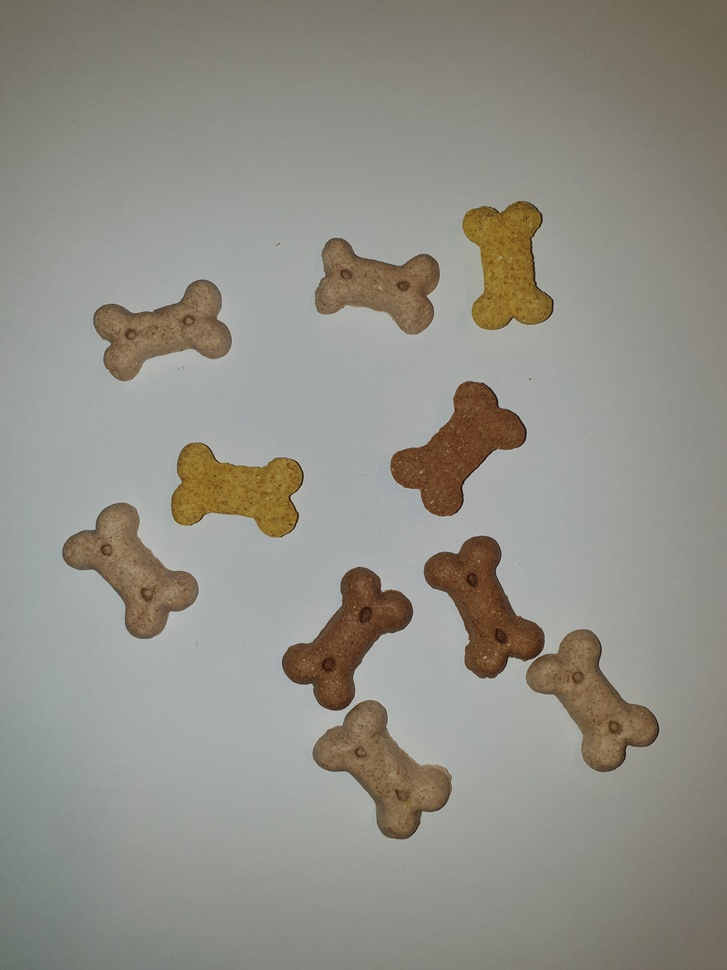
%> input picture POC sem7/lab4/Obrazy do segmentacji/20191121_071958.jpg, 727 x 970 px, shrunk from 3024 x 4032 before the run
$ octave --eval "result = wspBlair(imread('Obrazy do segmentacji/20191121_071958.jpg'));"   (GNU Octave 9; MATLAB toolbox functions it lacks are replaced by stand-ins)
%> lines starting %> are read from the running program, lines starting %| are printed output that depends on the picture; in (x1, y1, x2, y2) boxes, pixels count from 0 and x2, y2 are one past the last pixel; in counts of white or black regions, pixels touching at a corner belong together; the program's own positions count from 1
function [BB] = wspBlair(img)

% Współczynnik Blaira-Blissa

img = imbinarize(img);
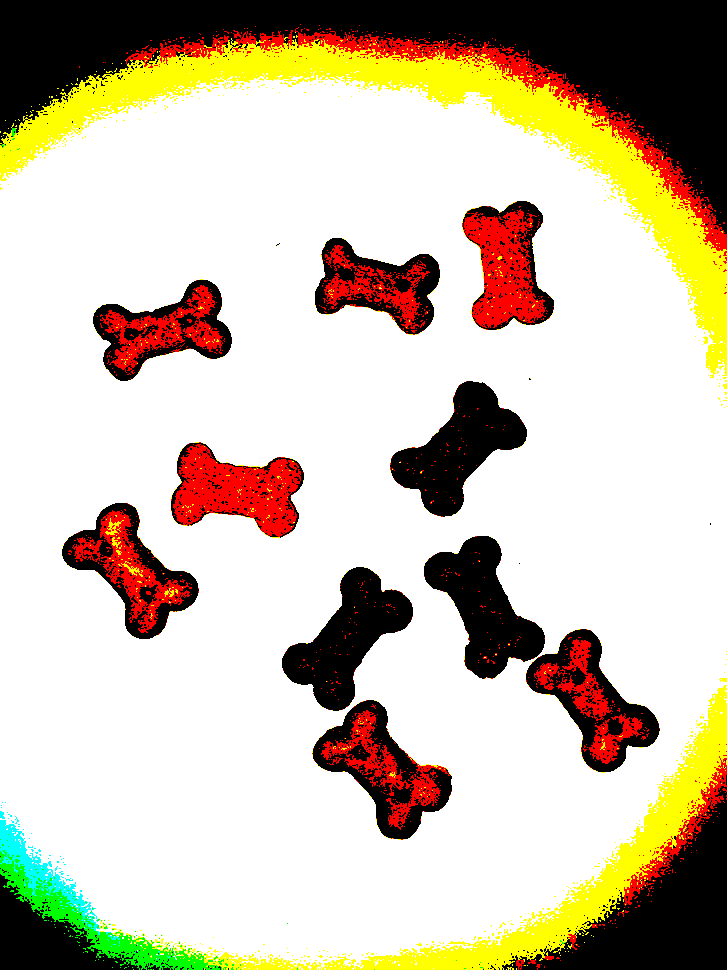
%> img: size 970x727x3 logical; mean R, G, B 0.801, 0.756, 0.678

dane = regionprops(img,'Area','Centroid', 'PixelList');
%> dane = 757 regions; largest, Area and Centroid: 1562224 [348.3 511.3 2], 3734 [135.4 569.8 1.1], 3337 [165.1 331.3 1], 2304 [374.2 288.6 1], 1466 [585.3 683.4 1]

S = dane.Area;
%> S = 4
centroid = dane.Centroid;
%> centroid = [1 132.5 1.5]
pixelList = dane.PixelList;
%> pixelList = [1 132 1; 1 133 1; 1 132 2; 1 133 2]
ri = sqrt((pixelList(:,1) - centroid(1)).^2 + (pixelList(:,2) - centroid(2)).^2);
%> ri = [0.5; 0.5; 0.5; 0.5]
ri2 = ri.^2;
%> ri2 = [0.25; 0.25; 0.25; 0.25]
Eri2 = sum(ri2);
%> Eri2 = 1
 BB = S / sqrt(2*pi*Eri2);
%> BB = 1.6


end

$ run again, on POC sem7/lab4/Obrazy do segmentacji/20191121_072014.jpg
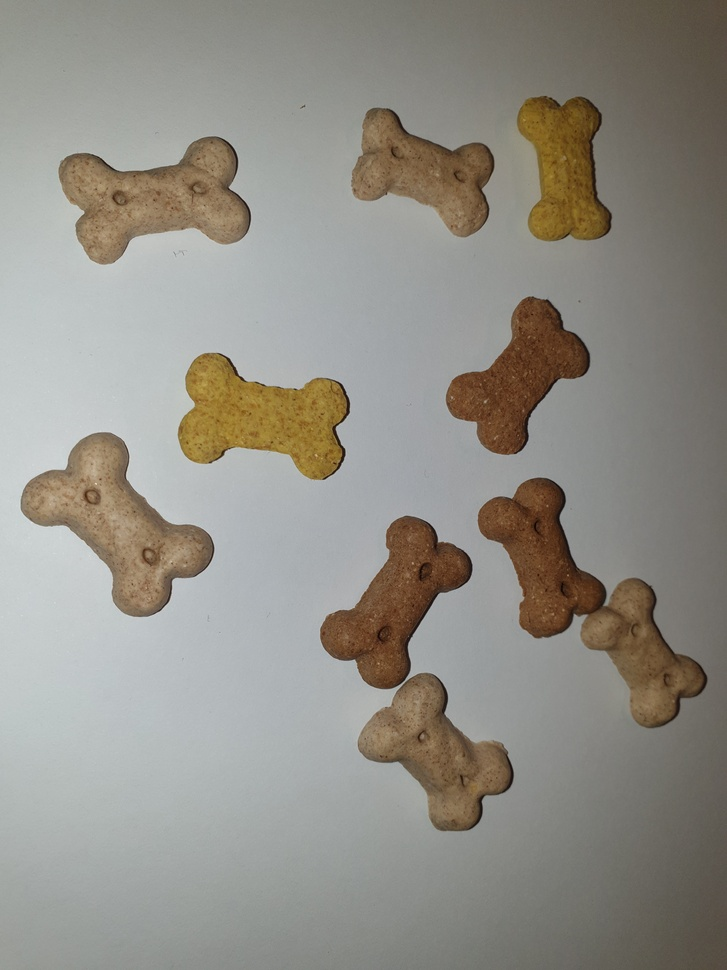
%> input picture POC sem7/lab4/Obrazy do segmentacji/20191121_072014.jpg, 727 x 970 px, shrunk from 3024 x 4032 before the run
%> in wspBlair, `img = imbinarize(img);`:
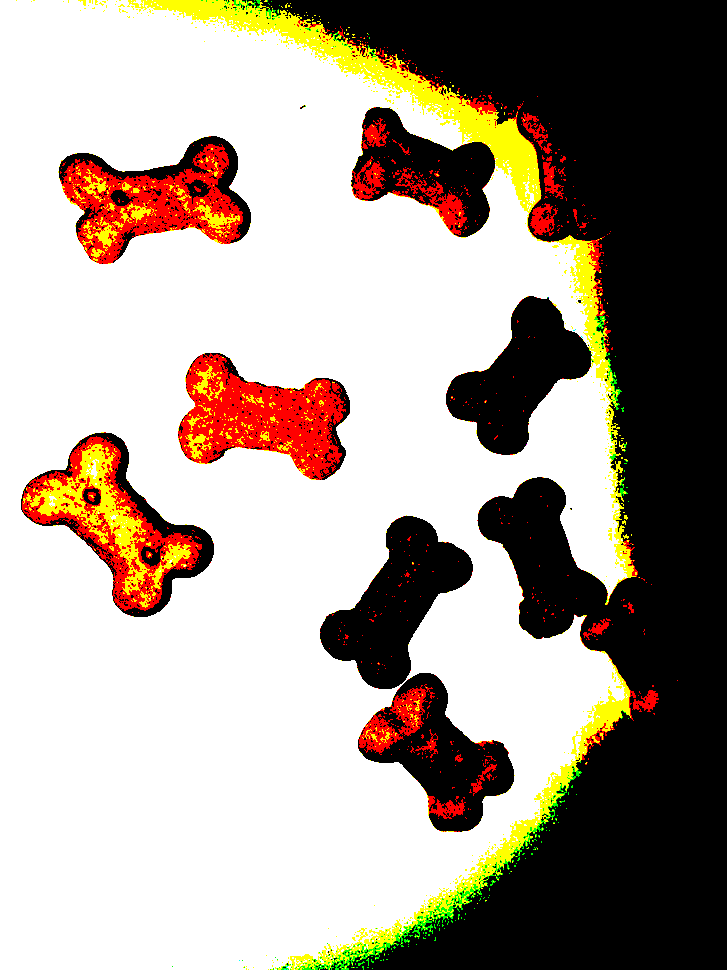
%> img: size 970x727x3 logical; mean R, G, B 0.665, 0.62, 0.574
%> dane = 577 regions; largest, Area and Centroid: 1306375 [261.6 502.1 2], 491 [543.2 220.7 1], 367 [536.8 131.9 1], 336 [551.7 180.5 1], 301 [647.4 702.3 1]
%> S = 1306375
%> centroid = [261.6 502.1 1.95]
%> Eri2 = 1.3e+11
%> BB = 1.45

$ run again, on POC sem7/lab4/Obrazy do segmentacji/20191121_072020.jpg
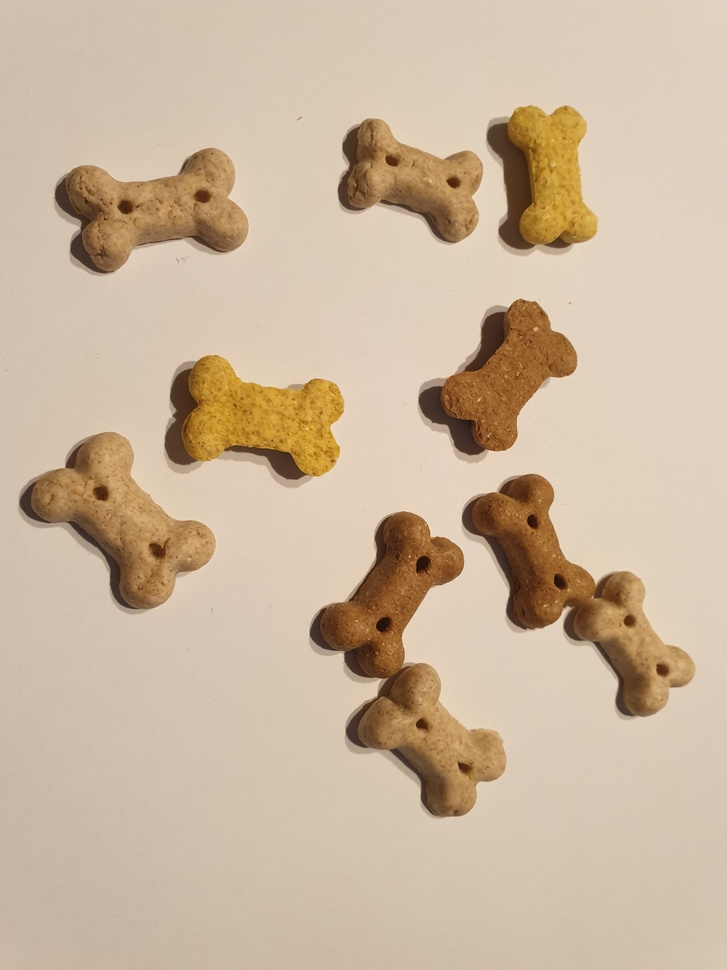
%> input picture POC sem7/lab4/Obrazy do segmentacji/20191121_072020.jpg, 727 x 970 px, shrunk from 3024 x 4032 before the run
%> in wspBlair, `img = imbinarize(img);`:
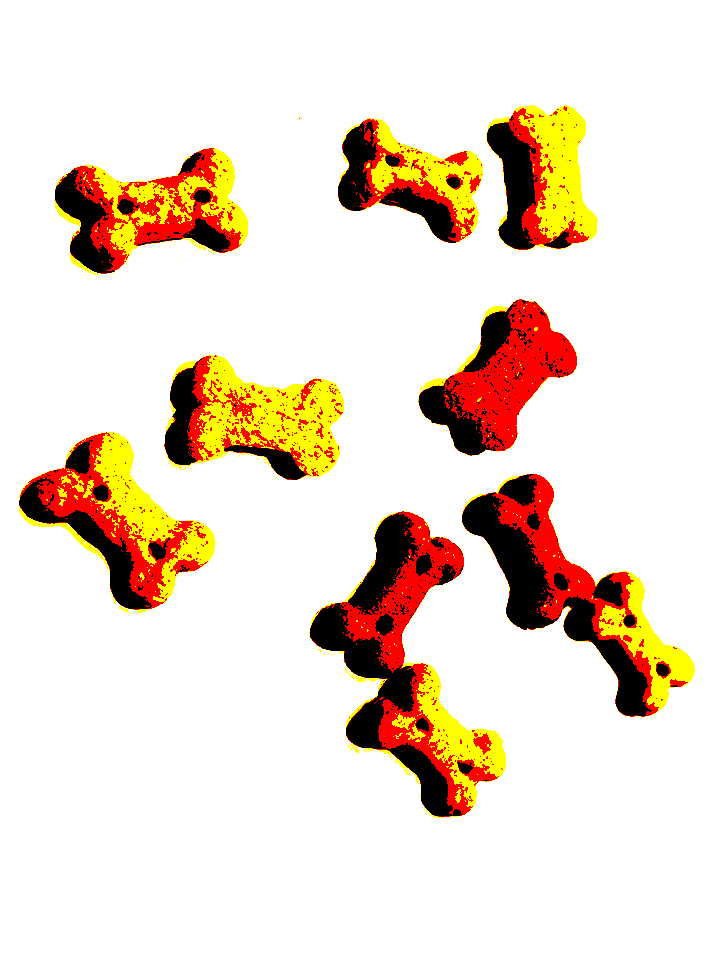
%> img: size 970x727x3 logical; mean R, G, B 0.935, 0.874, 0.816
%> dane = 90 regions; largest, Area and Centroid: 1850407 [362.6 490.4 2], 73 [456.7 408.9 1], 64 [368.5 136.3 1], 41 [447.4 401.5 1], 16 [362.5 198.4 1]
%> S = 1850407
%> centroid = [362.6 490.4 1.95]
%> Eri2 = 2.42e+11
%> BB = 1.5

$ run again, on POC sem7/lab4/Obrazy do segmentacji/20191121_072040.jpg
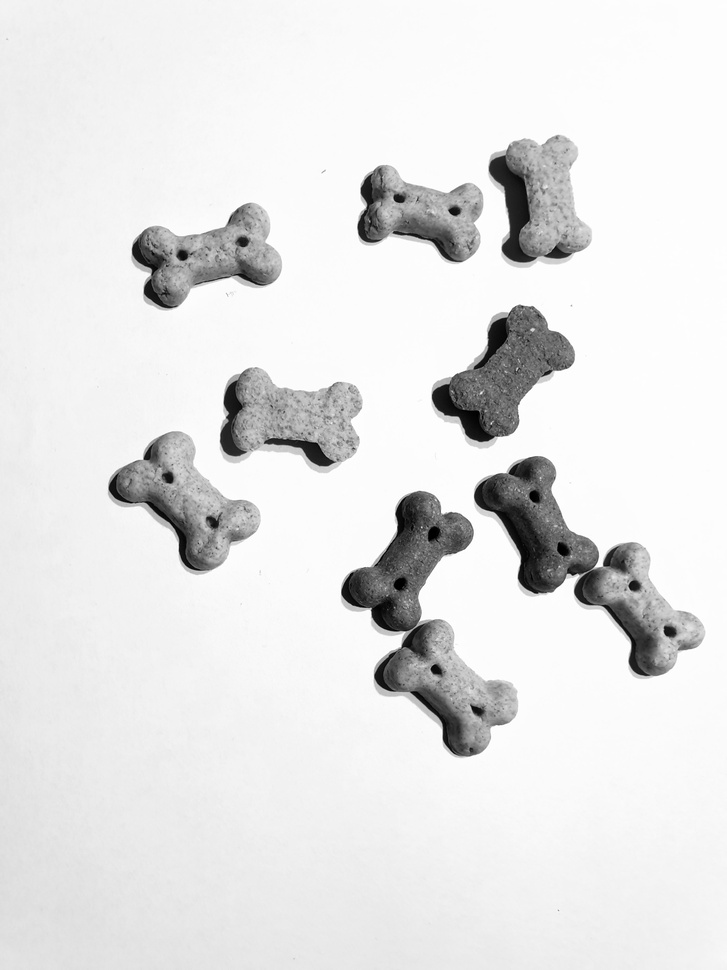
%> input picture POC sem7/lab4/Obrazy do segmentacji/20191121_072040.jpg, 727 x 970 px, shrunk from 3024 x 4032 before the run
%> in wspBlair, `img = imbinarize(img);`:
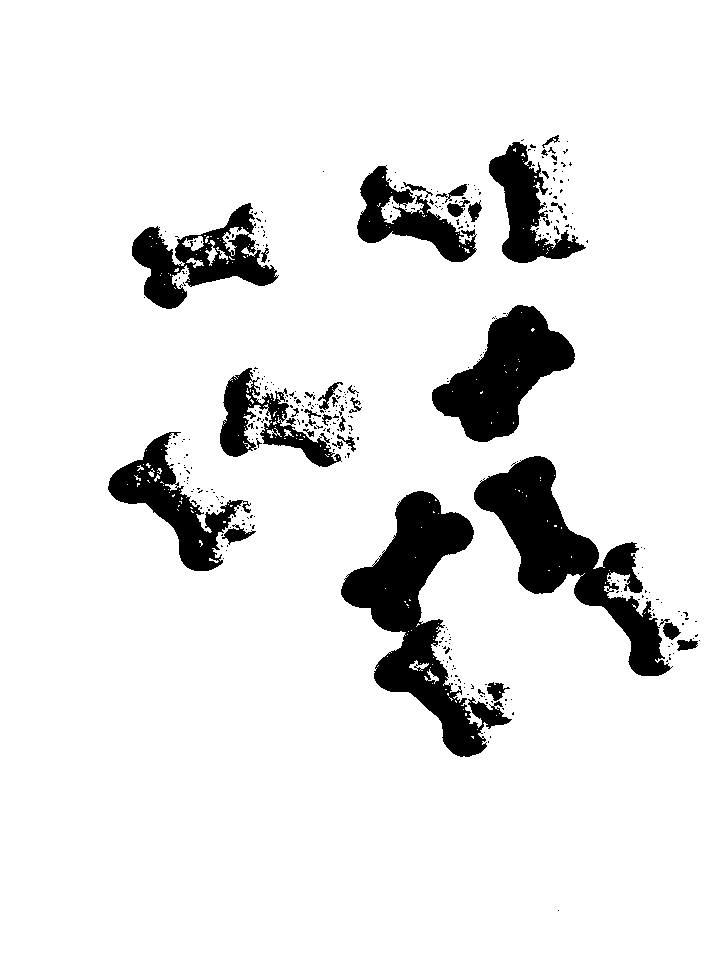
%> img: size 970x727x3 logical; 90.4% white; 383 black regions (345 under 20 px), largest, box (x1, y1, x2, y2) and area: (341, 491, 512, 757) 15221, (474, 456, 673, 676) 13498, (432, 305, 575, 442) 9710
%> dane = 217 regions; largest, Area and Centroid: 1908414 [358.5 489.5 2], 522 [195.2 244 2], 378 [212.3 253.6 2], 273 [418.9 666.5 2], 240 [195.9 263.1 2]
%> S = 1908414
%> centroid = [358.5 489.5 2]
%> Eri2 = 2.49e+11
%> BB = 1.53
